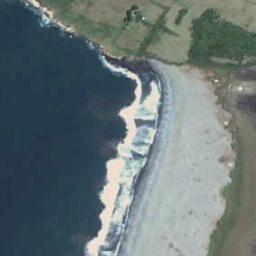
#> input picture Kmeans/003.jpg, 256 x 256 px; its folder holds only this picture in this run
$ python untitled6.py
#> lines starting #> are read from the running program, lines starting #| are printed output that depends on the picture
import os
from PIL import Image
import numpy as np
import matplotlib.pyplot as plt
from skimage import feature, color
from sklearn.preprocessing import StandardScaler
from sklearn.decomposition import PCA
from sklearn.cluster import KMeans
from sklearn.metrics import silhouette_score

# 1. Function to load images from a folder
def load_images_from_folder(folder):
#> called with folder = './Kmeans'
    images = []
    filenames = []
    for filename in os.listdir(folder):
        if filename.lower().endswith(('.png', '.jpg', '.jpeg', '.bmp', '.tiff')):
            img_path = os.path.join(folder, filename)
            try:
                img = Image.open(img_path).convert('RGB')
#> img is the input picture: PIL image 256x256 RGB; mean R, G, B 102, 115.2, 116.5
                images.append(img)
                filenames.append(filename)
                print(f"Loaded image: {filename}")
            except Exception as e:
                print(f"Failed to read {filename}: {e}")
    return images, filenames

# 2. Convert image to numpy array
def convert_image_to_array(image):
    return np.array(image)

# 3. Resize image
def resize_image(image_array, size=(128, 128)):
    image_pil = Image.fromarray(image_array)
    resized_image_pil = image_pil.resize(size)
    return np.array(resized_image_pil)

# 4. Normalize image
def normalize_image(image_array):
    return image_array / 255.0

# 5. Extract features
def extract_features(image_array):
    # Color histogram features
    color_hist_features = []
    for channel in range(3):
        histogram, _ = np.histogram(image_array[:, :, channel], bins=256, range=(0, 256))
        histogram = histogram.astype('float')
        histogram /= histogram.sum()
        color_hist_features.extend(histogram)
    color_hist_features = np.array(color_hist_features)

    # Color averages
    avg_color = np.mean(image_array, axis=(0, 1))  # Average RGB values
    avg_color_features = avg_color / 255.0  # Normalize color values

    # Convert grayscale image to uint8
    gray_image = color.rgb2gray(image_array)
    gray_image_uint8 = (gray_image * 255).astype('uint8')  # Convert to uint8

    # Local Binary Pattern features for texture
    lbp = feature.local_binary_pattern(gray_image_uint8, P=8, R=1, method='uniform')
    lbp_hist, _ = np.histogram(lbp.ravel(), bins=np.arange(0, 11), range=(0, 10))
    lbp_hist = lbp_hist.astype('float')
    lbp_hist /= lbp_hist.sum()

    # Combine color and texture features
    feature_vector = np.concatenate((color_hist_features, avg_color_features, lbp_hist))
    return feature_vector

# 6. Main Program
def main():
    folder_path = './Kmeans'  # Change to your image folder path
    images, filenames = load_images_from_folder(folder_path)
#> images = 1 item; filenames = ['003.jpg']

    if len(images) == 0:
        print("No images were loaded. Check the folder path.")
        return

    all_features = []
    for image in images:
        original_image_array = convert_image_to_array(image)
        resized_image_array = resize_image(original_image_array, size=(128, 128))
        normalized_image_array = normalize_image(resized_image_array)

        features = extract_features(normalized_image_array)
        all_features.append(features)
#> this loop made 1 pass
#> (avg_color in extract_features, avg_color_features in extract_features, lbp_hist in extract_features) on pass 1: ([0.4, 0.452, 0.457], [0.00157, 0.00177, 0.00179], [620, 966, 754, 1964, 2492, 2693, 1420, 1125, 2542, 1808])
#> pass 1, in resize_image, `resized_image_pil = image_pil.resize(size)`:
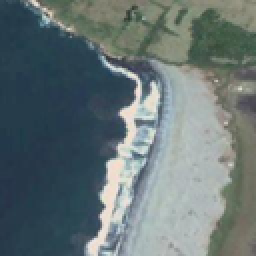
#> resized_image_pil: PIL image 128x128 RGB (shown 2 times larger); mean R, G, B 102, 115.2, 116.5
#> pass 1, in extract_features, `gray_image = color.rgb2gray(image_array)`:
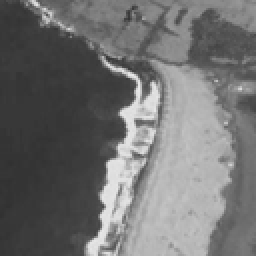
#> gray_image: shape (128, 128) float64 (shown 2 times larger); min 0.193, max 0.915, mean 0.441
#> after the loop, all_features = 1 item

    X = np.array(all_features)
    print(f"Total features collected: {X.shape}")
#| Total features collected: (1, 781)

    # Feature Scaling
    scaler = StandardScaler()
    X_scaled = scaler.fit_transform(X)

    # KMeans Clustering with 4 clusters
    k = 4
    kmeans = KMeans(n_clusters=k, random_state=42)
#> (the run stopped early here; a loop or call above may not have finished)

$ run again, on Kmeans/025.jpg
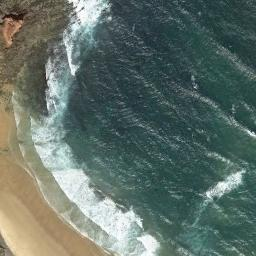
#> input picture Kmeans/025.jpg, 256 x 256 px
#> in load_images_from_folder, img is the input picture: PIL image 256x256 RGB; mean R, G, B 95.9, 111.3, 103.6
#> images = 1 item; filenames = ['025.jpg']
#> the loop in main, `for image in images:` made 1 pass
#> (avg_color in extract_features, avg_color_features in extract_features, lbp_hist in extract_features) on pass 1: ([0.376, 0.437, 0.406], [0.00147, 0.00171, 0.00159], [1212, 1402, 1171, 1707, 2246, 1858, 1307, 1358, 1665, 2458])
#> pass 1, in resize_image, `resized_image_pil = image_pil.resize(size)`:
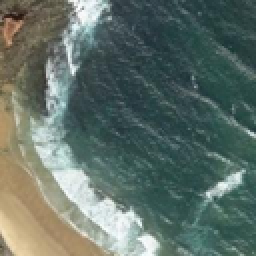
#> resized_image_pil: PIL image 128x128 RGB (shown 2 times larger); mean R, G, B 95.9, 111.3, 103.6
#> pass 1, in extract_features, `gray_image = color.rgb2gray(image_array)`:
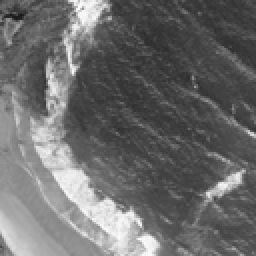
#> gray_image: shape (128, 128) float64 (shown 2 times larger); min 0.0954, max 0.989, mean 0.421
#> after the loop in main, `for image in images:`: all_features = 1 item
#| Total features collected: (1, 781)

$ run again, on Kmeans/030.jpg
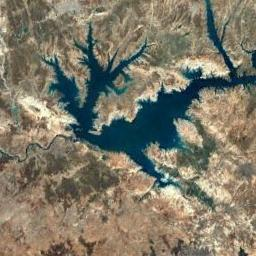
#> input picture Kmeans/030.jpg, 256 x 256 px
#> in load_images_from_folder, img is the input picture: PIL image 256x256 RGB; mean R, G, B 126.4, 121.1, 104.1
#> images = 1 item; filenames = ['030.jpg']
#> the loop in main, `for image in images:` made 1 pass
#> (avg_color in extract_features, avg_color_features in extract_features, lbp_hist in extract_features) on pass 1: ([0.496, 0.475, 0.408], [0.00194, 0.00186, 0.0016], [1143, 1295, 1396, 1885, 2376, 2052, 1326, 1291, 1369, 2251])
#> pass 1, in resize_image, `resized_image_pil = image_pil.resize(size)`:
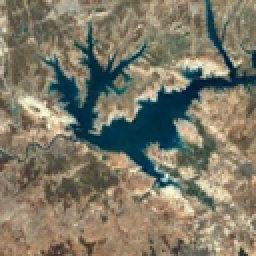
#> resized_image_pil: PIL image 128x128 RGB (shown 2 times larger); mean R, G, B 126.4, 121.1, 104.1
#> pass 1, in extract_features, `gray_image = color.rgb2gray(image_array)`:
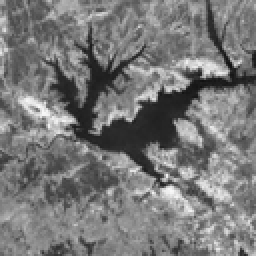
#> gray_image: shape (128, 128) float64 (shown 2 times larger); min 0.0683, max 0.977, mean 0.474
#> after the loop in main, `for image in images:`: all_features = 1 item
#| Total features collected: (1, 781)

$ run again, on Kmeans/032.jpg
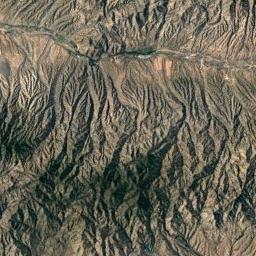
#> input picture Kmeans/032.jpg, 256 x 256 px
#> in load_images_from_folder, img is the input picture: PIL image 256x256 RGB; mean R, G, B 104.4, 100.4, 86
#> images = 1 item; filenames = ['032.jpg']
#> the loop in main, `for image in images:` made 1 pass
#> (avg_color in extract_features, avg_color_features in extract_features, lbp_hist in extract_features) on pass 1: ([0.409, 0.394, 0.337], [0.00161, 0.00154, 0.00132], [1555, 1828, 974, 1384, 2190, 1316, 867, 1767, 1697, 2806])
#> pass 1, in resize_image, `resized_image_pil = image_pil.resize(size)`:
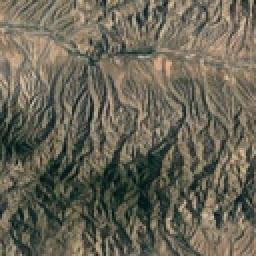
#> resized_image_pil: PIL image 128x128 RGB (shown 2 times larger); mean R, G, B 104.4, 100.4, 86
#> pass 1, in extract_features, `gray_image = color.rgb2gray(image_array)`:
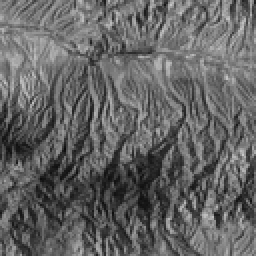
#> gray_image: shape (128, 128) float64 (shown 2 times larger); min 0.0412, max 0.79, mean 0.393
#> after the loop in main, `for image in images:`: all_features = 1 item
#| Total features collected: (1, 781)

$ run again, on Kmeans/009.jpg
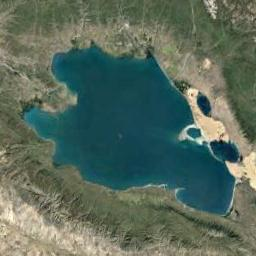
#> input picture Kmeans/009.jpg, 256 x 256 px
#> in load_images_from_folder, img is the input picture: PIL image 256x256 RGB; mean R, G, B 88.2, 106.2, 92.6
#> images = 1 item; filenames = ['009.jpg']
#> the loop in main, `for image in images:` made 1 pass
#> (avg_color in extract_features, avg_color_features in extract_features, lbp_hist in extract_features) on pass 1: ([0.346, 0.416, 0.363], [0.00136, 0.00163, 0.00142], [914, 1235, 1050, 1949, 2464, 2304, 1459, 1255, 1686, 2068])
#> pass 1, in resize_image, `resized_image_pil = image_pil.resize(size)`:
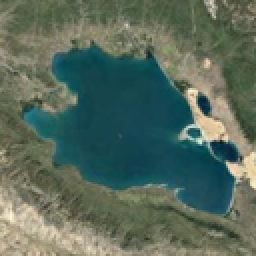
#> resized_image_pil: PIL image 128x128 RGB (shown 2 times larger); mean R, G, B 88.2, 106.2, 92.6
#> pass 1, in extract_features, `gray_image = color.rgb2gray(image_array)`:
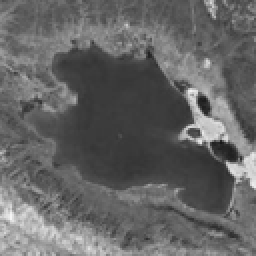
#> gray_image: shape (128, 128) float64 (shown 2 times larger); min 0.0898, max 0.963, mean 0.398
#> after the loop in main, `for image in images:`: all_features = 1 item
#| Total features collected: (1, 781)
